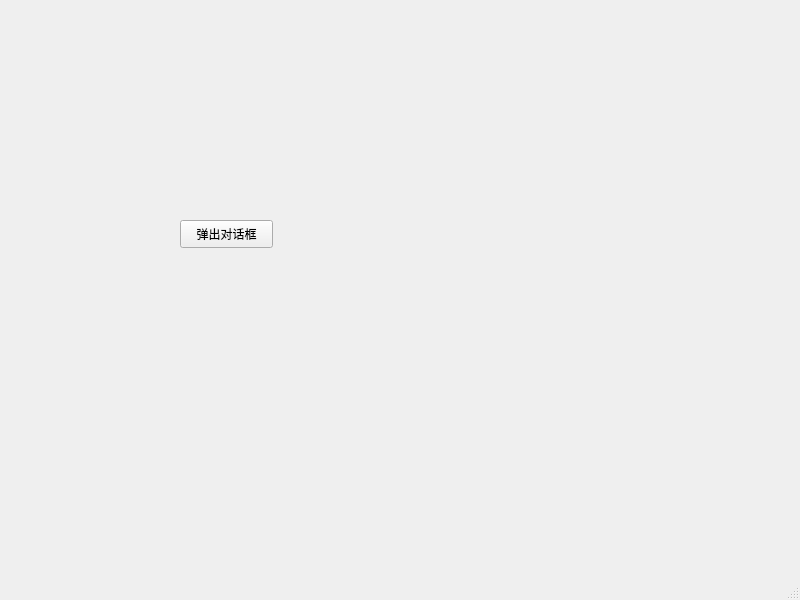
<?xml version="1.0" encoding="UTF-8"?>
<ui version="4.0">
 <class>MainWindow</class>
 <widget class="QMainWindow" name="MainWindow">
  <property name="geometry">
   <rect>
    <x>0</x>
    <y>0</y>
    <width>800</width>
    <height>600</height>
   </rect>
  </property>
  <property name="windowTitle">
   <string>MainWindow</string>
  </property>
  <widget class="QWidget" name="centralwidget">
   <widget class="QPushButton" name="pushButton">
    <property name="geometry">
     <rect>
      <x>180</x>
      <y>220</y>
      <width>93</width>
      <height>28</height>
     </rect>
    </property>
    <property name="text">
     <string>弹出对话框</string>
    </property>
   </widget>
  </widget>
  <widget class="QMenuBar" name="menubar">
   <property name="geometry">
    <rect>
     <x>0</x>
     <y>0</y>
     <width>800</width>
     <height>25</height>
    </rect>
   </property>
  </widget>
  <widget class="QStatusBar" name="statusbar"/>
 </widget>
 <resources/>
 <connections/>
</ui>
